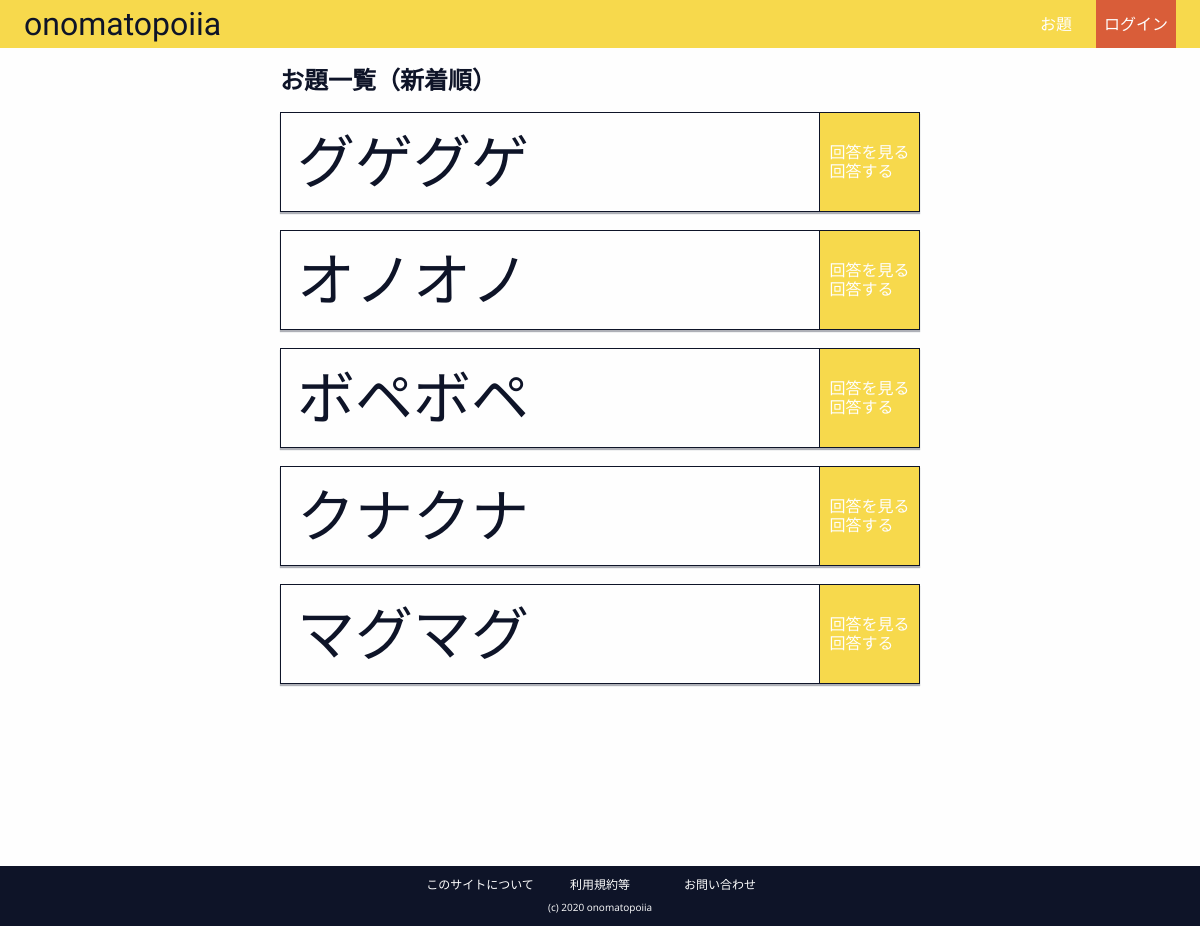
/onomato/odai/, run on the app's committed database.
### onomato/models.py (models this page shows, shortened)
class Odai(models.Model):
    odai_text = models.CharField(max_length=4)
    pub_date = models.DateTimeField('date published')

### onomato/views.py (the view)
# urls.py: path('odai/', views.odai_index, name='odai_index'),
def odai_index(request):
    latest_odai = Odai.objects.order_by('-pub_date')
    context = {'latest_odai': latest_odai}
    return render(request, 'onomato/odai.html', context)

### onomato/templates/onomato/odai.html
{% extends 'onomato/base.html' %} {% load static %} {% block link %}
<link rel="stylesheet" href="{% static 'onomato/css/odai.css' %}" />
{% endblock %} {% block content %}
<div class="main__odais">
  {% if latest_odai %}
  <h2 class="main__odais__title">お題一覧（新着順）</h2>
  {% for odai in latest_odai %}
  <div class="main__odais__odai">
    <div class="main__odais__odai__text">
      {{ odai.odai_text }}
    </div>
    <a
      href="/onomato/odai/{{ odai.id }}"
      class="main__odais__odai__detail-link"
    >
      <div>
        <div class="main__odais__odai__detail-link__text">
          回答を見る
        </div>
        <div class="main__odais__odai__detail-link__text">
          回答する
        </div>
      </div>
    </a>
  </div>
  {% endfor %} {% else %}
  <p>お題はまだ無いよ。</p>
  {% endif %}
</div>
{% endblock %}

### onomato/static/onomato/css/base.css (style rules this page uses)
* { font-family: "Open Sans", "M PLUS 1p", cursive; }
body { background-color: #fefefe; color: #0e1428; font-size: 16px; }

### onomato/static/onomato/css/odai.css (style rules this page uses)
.main__odais__title { font-size: 24px; font-weight: bold; margin: 18px 0; }
.main__odais__odai { border: 1px solid #0e1428; box-shadow: 0 2px 1px 0 #0e142855; display: flex; height: 100px; justify-content: space-between; margin: 18px 0; }
.main__odais__odai__text { font-family: "Koharuiro"; font-size: 58px; height: 80px; line-height: 86px; padding: 8px 16px; }
.main__odais__odai__detail-link { background-color: #f7d94c; border-left: 1px solid #0e1428; color: #fefefe; display: grid; place-items: center; transition: background-color 0.2s, color 0.2s; width: 100px; }

### data on the page
Odai: odai_text "グゲグゲ"
Odai: odai_text "オノオノ"
Odai: odai_text "ボペボペ"
Odai: odai_text "クナクナ"
Odai: odai_text "マグマグ"
